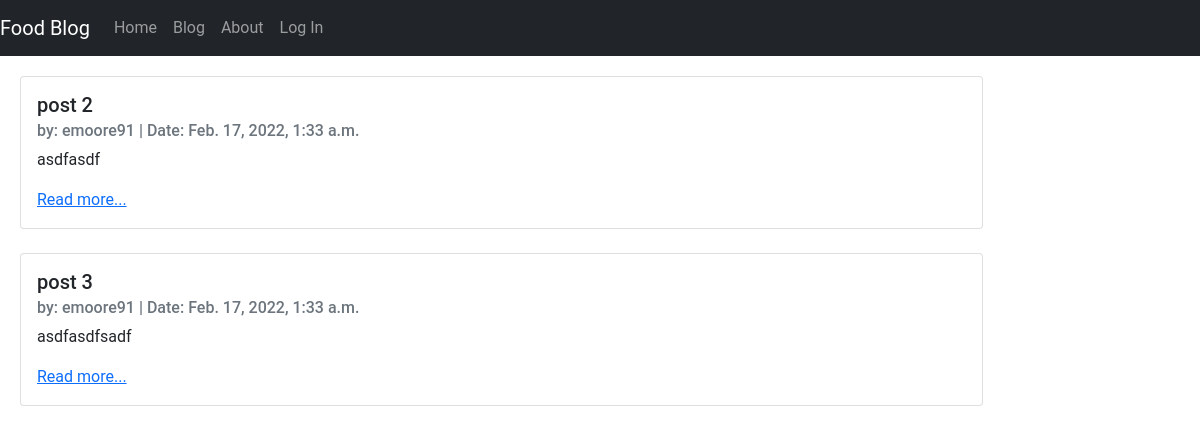
The app's page /, older data.
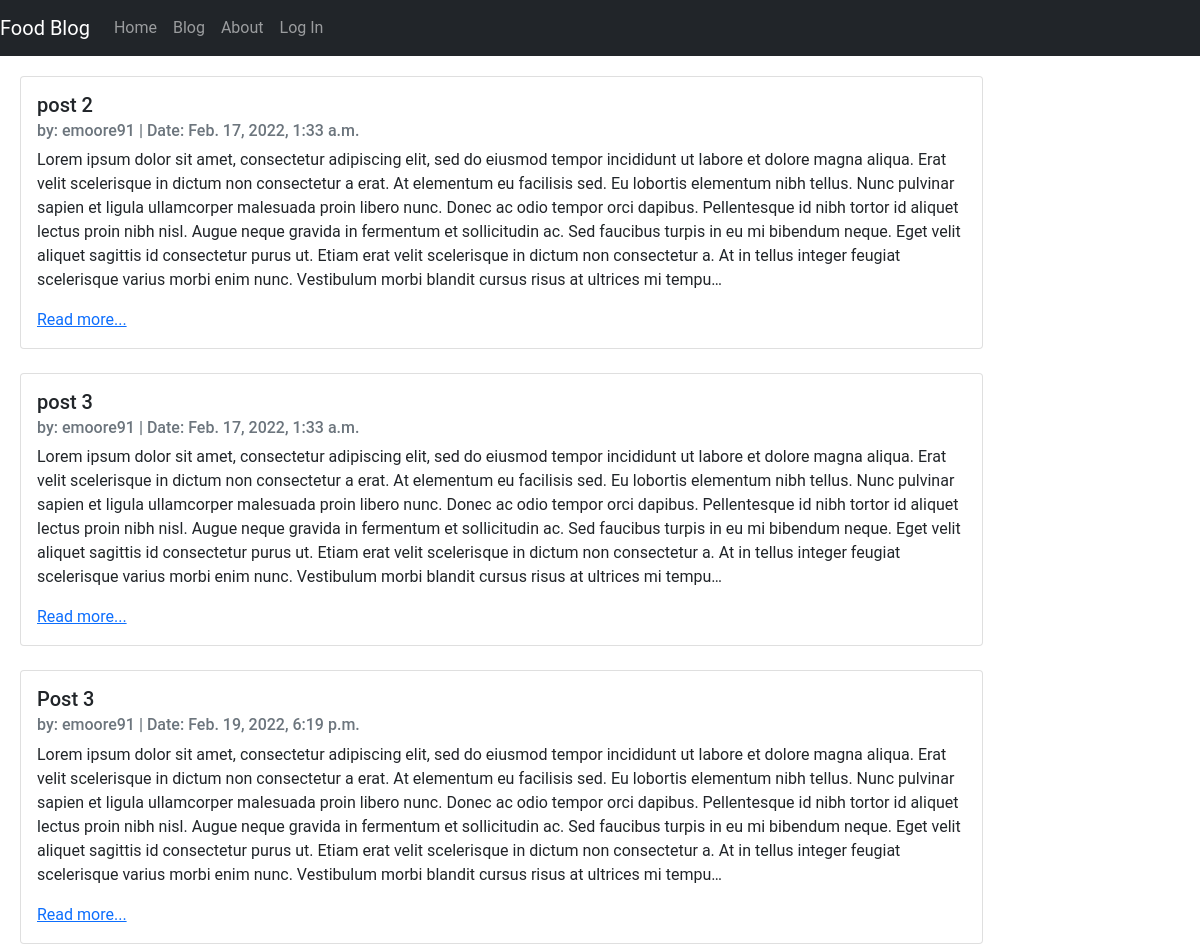
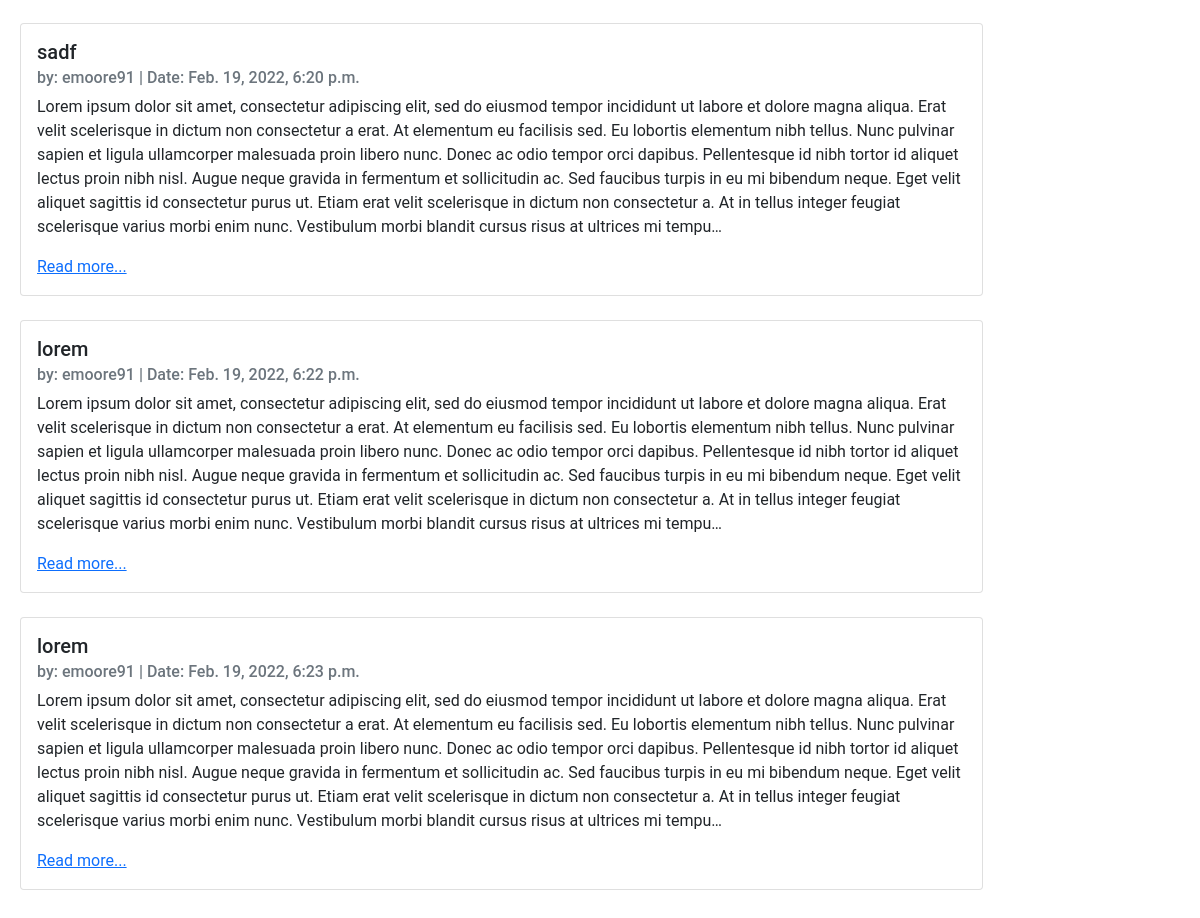
The same page, newer data (2 pictures, top to bottom).
### posts/models.py (models this page shows, shortened)
class Post(models.Model):
    title = models.CharField(max_length=256)
    author = models.ForeignKey(
        'auth.User',
        on_delete=models.CASCADE
    )
    body = models.TextField()
    created_at = models.DateTimeField(auto_now_add=True)

### posts/views.py (the view)
# urls.py: path('', PostListView.as_view(), name="post_list"),
class PostListView(ListView):
    template_name = "post_list.html"
    model = Post

### templates/post_list.html (shortened to what this page needs)
{% extends 'base.html' %}
{% block content %}
{% for post in post_list %}
<div class="row">
    <div class="col-md-10">
        <div class="card">
            <div class="card-body">
                <h5 class="card-title">{{ post.title }}</h5>
                <h6 class="card-subtitle mb-2 text-muted">by: {{ post.author }} | Date: {{ post.created_at }}</h6>
                <p class="card-text">{{ post.body | truncatechars:750 }}</p>
                <a href="{% url 'post_detail' post.id %}" class="card-link">Read more...</a>
            </div>
        </div>
        <br />
    </div>
</div>
{% endfor %}
{% endblock content %}

### templates/base.html (shortened to what this page needs)
{% load static %}
<!DOCTYPE html>
<html lang="en">
<head>
    <link href="https://cdn.jsdelivr.net/npm/bootstrap@5.1.3/dist/css/bootstrap.min.css" rel="stylesheet"
>
    <link rel="stylesheet" href="{% static 'css/base.css' %}">
</head>
<body>
    <nav class="navbar navbar-expand-lg navbar-dark bg-dark">
        <a class="navbar-brand" href="{%url 'post_list' %}">Food Blog</a>
        <div class="collapse navbar-collapse" id="navbarNav">
            <ul class="navbar-nav">
                <li class="nav-item active">
                    <a class="nav-link" href="{% url 'home' %}">Home</a>
                </li>
                <li class="nav-item active">
                    <a class="nav-link" href="{% url 'post_list' %}">Blog</a>
                </li>
                <li class="nav-item active">
                    <a class="nav-link" href="{% url 'about' %}">About</a>
                </li>
                {% if user.is_authenticated %}
                <li class="nav-item">
                    <a class="nav-link" href="{% url 'post_new' %}">Create Post</a>
                </li>
                <li class="nav-item">
                    <a class="nav-link" href="{% url 'logout' %}">Log Out</a>
                </li>
                {% else %}
                <li class="nav-item">
                    <a class="nav-link" href="{% url 'login' %}">Log In</a>
                </li>
                {% endif %}
            </ul>
        </div>
    </nav>
    <div class="main">
        {% block content %}{% endblock %}
    </div>
</body>
</html>

### static/css/base.css (style rules this page uses)
body { font-family: "Roboto", sans-serif; }
.main { padding: 10px; margin: 10px; }

Row changes from the older to the newer data that the page shows:
changed Post "post 2": body "asdfasdf" → "Lorem ipsum dolor sit amet, consectetur adipiscing elit, sed do eiusmod tempor incididunt ut labore et dolore magna aliqua. Erat velit scelerisque in dictum non consectetur a erat. At elementum eu facilisis sed. Eu lobortis elementum nibh tellus. Nunc pulvinar sapien et ligula ullamcorper malesuada proin libero nunc. Donec ac odio tempor orci dapibus. Pellentesque id nibh tortor id aliquet lectus proin nibh nisl. Augue neque gravida in fermentum et sollicitudin ac. Sed faucibus turpis in eu mi bibendum neque. Eget velit aliquet sagittis id consectetur purus ut. Etiam erat velit scelerisque in dictum non consectetur a. At in tellus integer feugiat scelerisque varius morbi enim nunc.…"
changed Post "post 3": body "asdfasdfsadf" → "Lorem ipsum dolor sit amet, consectetur adipiscing elit, sed do eiusmod tempor incididunt ut labore et dolore magna aliqua. Erat velit scelerisque in dictum non consectetur a erat. At elementum eu facilisis sed. Eu lobortis elementum nibh tellus. Nunc pulvinar sapien et ligula ullamcorper malesuada proin libero nunc. Donec ac odio tempor orci dapibus. Pellentesque id nibh tortor id aliquet lectus proin nibh nisl. Augue neque gravida in fermentum et sollicitudin ac. Sed faucibus turpis in eu mi bibendum neque. Eget velit aliquet sagittis id consectetur purus ut. Etiam erat velit scelerisque in dictum non consectetur a. At in tellus integer feugiat scelerisque varius morbi enim nunc.…"
added Post: title "Post 3", author "emoore91", created_at "Feb. 19, 2022, 6:19 p.m.", body "Lorem ipsum dolor sit amet, consectetur adipiscing elit, sed do eiusmod tempor incididunt ut labore et dolore magna aliqua. Erat velit scelerisque in dictum non consectetur a erat. At elementum eu facilisis sed. Eu lobortis elementum nibh tellus. Nunc pulvinar sapien et ligula ullamcorper malesuada proin libero nunc. Donec ac odio tempor orci dapibus. Pellentesque id nibh tortor id aliquet lectus proin nibh nisl. Augue neque gravida in fermentum et sollicitudin ac. Sed faucibus turpis in eu mi bibendum neque. Eget velit aliquet sagittis id consectetur purus ut. Etiam erat velit scelerisque in dictum non consectetur a. At in tellus integer feugiat scelerisque varius morbi enim nunc.…"
added Post: title "sadf", author "emoore91", created_at "Feb. 19, 2022, 6:20 p.m.", body "Lorem ipsum dolor sit amet, consectetur adipiscing elit, sed do eiusmod tempor incididunt ut labore et dolore magna aliqua. Erat velit scelerisque in dictum non consectetur a erat. At elementum eu facilisis sed. Eu lobortis elementum nibh tellus. Nunc pulvinar sapien et ligula ullamcorper malesuada proin libero nunc. Donec ac odio tempor orci dapibus. Pellentesque id nibh tortor id aliquet lectus proin nibh nisl. Augue neque gravida in fermentum et sollicitudin ac. Sed faucibus turpis in eu mi bibendum neque. Eget velit aliquet sagittis id consectetur purus ut. Etiam erat velit scelerisque in dictum non consectetur a. At in tellus integer feugiat scelerisque varius morbi enim nunc.…"
added Post: title "lorem", author "emoore91", created_at "Feb. 19, 2022, 6:22 p.m.", body "Lorem ipsum dolor sit amet, consectetur adipiscing elit, sed do eiusmod tempor incididunt ut labore et dolore magna aliqua. Erat velit scelerisque in dictum non consectetur a erat. At elementum eu facilisis sed. Eu lobortis elementum nibh tellus. Nunc pulvinar sapien et ligula ullamcorper malesuada proin libero nunc. Donec ac odio tempor orci dapibus. Pellentesque id nibh tortor id aliquet lectus proin nibh nisl. Augue neque gravida in fermentum et sollicitudin ac. Sed faucibus turpis in eu mi bibendum neque. Eget velit aliquet sagittis id consectetur purus ut. Etiam erat velit scelerisque in dictum non consectetur a. At in tellus integer feugiat scelerisque varius morbi enim nunc.…"
added Post: title "lorem", author "emoore91", created_at "Feb. 19, 2022, 6:23 p.m.", body "Lorem ipsum dolor sit amet, consectetur adipiscing elit, sed do eiusmod tempor incididunt ut labore et dolore magna aliqua. Erat velit scelerisque in dictum non consectetur a erat. At elementum eu facilisis sed. Eu lobortis elementum nibh tellus. Nunc pulvinar sapien et ligula ullamcorper malesuada proin libero nunc. Donec ac odio tempor orci dapibus. Pellentesque id nibh tortor id aliquet lectus proin nibh nisl. Augue neque gravida in fermentum et sollicitudin ac. Sed faucibus turpis in eu mi bibendum neque. Eget velit aliquet sagittis id consectetur purus ut. Etiam erat velit scelerisque in dictum non consectetur a. At in tellus integer feugiat scelerisque varius morbi enim nunc.…"
